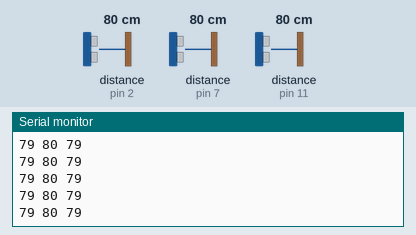
This sketch was run on a simulated Arduino Uno, built with avr-gcc and run on an emulated ATmega328P. On the bench: the last lines printed to the serial monitor. Wiring (inferred from the names in the program): 3 × ultrasonic range finder: trigger pin 3, echo pin 2 / trigger pin 8, echo pin 7 / trigger pin 12, echo pin 11. The test bench sets the inputs (shaded band); at power-on: distance to the obstacle (sensors on pin 2, pin 7, pin 11) 80 cm. The echo pulse lasts 58.3 µs per cm.

Above: at 1.7 s.
1.8 s: distance to the obstacle (sensor on pin 2) set to 2 cm
At 2.5 s:
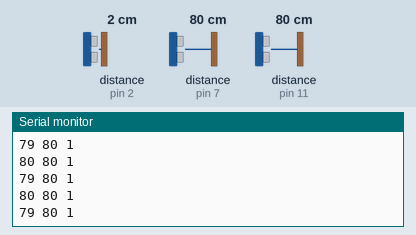
4.8 s: distance to the obstacle (sensor on pin 7) set to 120 cm
At 5.9 s:
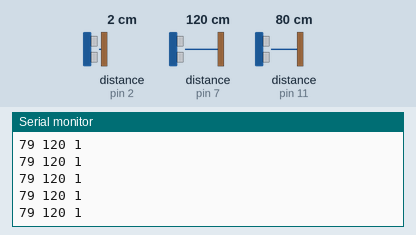
7.8 s: distance to the obstacle (sensor on pin 11) set to 2 cm
At 8.9 s:
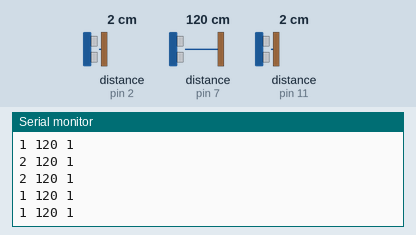
9.3 s: distance to the obstacle (sensor on pin 2) set to 4 cm
At 10.2 s:
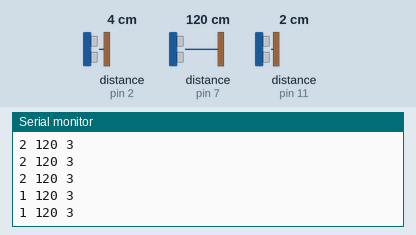
10.8 s: distance to the obstacle (sensor on pin 7) set to 2 cm
At 11.6 s:
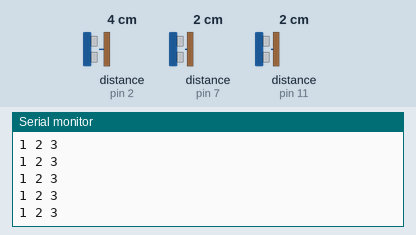
12.3 s: distance to the obstacle (sensor on pin 11) set to 4 cm
At 13.4 s:
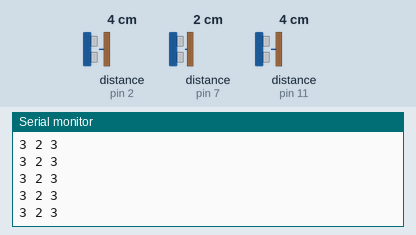
Timing chart, 0 to 14.8 s (numbered marks = the images above; inputs shaded):
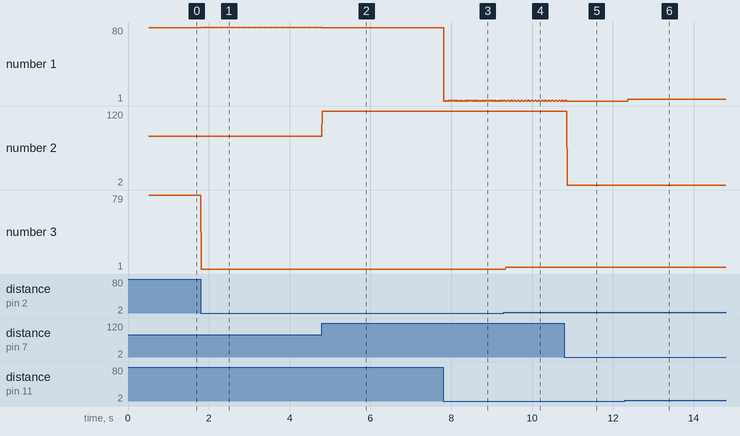

The sketch:

SLRC_ultrasonic.ino
```cpp
#define echoLeft 11
#define trigLeft 12
#define echoCent 7
#define trigCent 8
#define trigRight 3
#define echoRight 2


// Variable to store time taken to the pulse
// to reach receiver

int distanceLeft;
int distanceRight;
int distanceCent;

int getLeftDistance() {
  long duration;
  int distance;
  digitalWrite(trigLeft, LOW);
  delayMicroseconds(2);  // wait for 2 ms to avoid
                         // collision in serial monitor

  digitalWrite(trigLeft, HIGH);  // turn on the Trigger to generate pulse
  delayMicroseconds(10);

  digitalWrite(trigLeft, LOW);  // Turn off the pulse trigger to stop

  duration = pulseIn(echoLeft, HIGH);
  distance = duration * 0.0344 / 2;  // Expression to calculate

  return distance;
}

int getCentDistance() {
  long duration;
  int distance;
  digitalWrite(trigCent, LOW);
  delayMicroseconds(2);  // wait for 2 ms to avoid
                         // collision in serial monitor

  digitalWrite(trigCent, HIGH);  // turn on the Trigger to generate pulse
  delayMicroseconds(10);

  digitalWrite(trigCent, LOW);  // Turn off the pulse trigger to stop

  duration = pulseIn(echoCent, HIGH);
  distance = duration * 0.0344 / 2;  // Expression to calculate

  return distance;
}

int getRightDistance() {
  long duration;
  int distance;
  digitalWrite(trigRight, LOW);
  delayMicroseconds(2);  // wait for 2 ms to avoid
                         // collision in serial monitor

  digitalWrite(trigRight, HIGH);  // turn on the Trigger to generate pulse
  delayMicroseconds(10);

  digitalWrite(trigRight, LOW);  // Turn off the pulse trigger to stop

  duration = pulseIn(echoRight, HIGH);
  distance = duration * 0.0344 / 2;  // Expression to calculate

  return distance;
}
void setup() {
  pinMode(trigLeft, OUTPUT);  // Sets the trigPin as an OUTPUT
  pinMode(echoLeft, INPUT);   // Sets the echoPin as an INPUT
  pinMode(trigCent, OUTPUT);  // Sets the trigPin as an OUTPUT
  pinMode(echoCent, INPUT);
  pinMode(trigRight, OUTPUT);  // Sets the trigPin as an OUTPUT
  pinMode(echoRight, INPUT);

  // Serial Communication is starting with 9600 of
  // baudrate speed
  Serial.begin(9600);

  // The text to be printed in serial monitor
  Serial.println(
    "Distance measurement using Arduino Uno.");
  delay(500);
}

void loop() {
  distanceLeft = getLeftDistance();
  distanceCent = getCentDistance();
  distanceRight = getRightDistance();

  Serial.println((String)distanceLeft + " " + (String)distanceCent + " " + (String)distanceRight);
}
```

Measured:
- after the input at 1.8 s, the serial monitor: prints a new line at once (image 1)
- after the input at 4.8 s, the serial monitor: prints a new line at once (image 2)
- after the input at 7.8 s, the serial monitor: prints a new line at once (image 3)
- after the input at 9.3 s, the serial monitor: prints a new line after 0.05 s (image 4)
- after the input at 10.8 s, the serial monitor: prints a new line after 0.07 s (image 5)
- after the input at 12.3 s, the serial monitor: prints a new line after 0.07 s (image 6)
- plotted number 1: 79 → 2 after the input at 7.8 s
- plotted number 2: 80 → 120 after the input at 4.8 s
